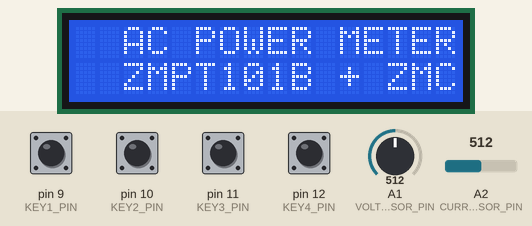
The sketch below on a simulated Arduino Uno, built with avr-gcc and run on an emulated ATmega328P. Parts: 16×2 character LCD. The test bench sets the inputs (shaded band); at power-on: pin 9 (KEY1_PIN), pin 10 (KEY2_PIN), pin 11 (KEY3_PIN), pin 12 (KEY4_PIN) HIGH, A1 (VOLTAGE_SENSOR_PIN) = 512, A2 (CURRENT_SENSOR_PIN) = 512.

Above: at 1.2 s.
1.3 s: pin 9 (KEY1_PIN) pulled LOW for 0.15 s
At 3.1 s:
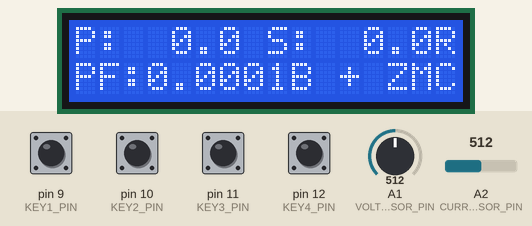
4.4 s: A1 (VOLTAGE_SENSOR_PIN) set to 716
At 6.3 s:
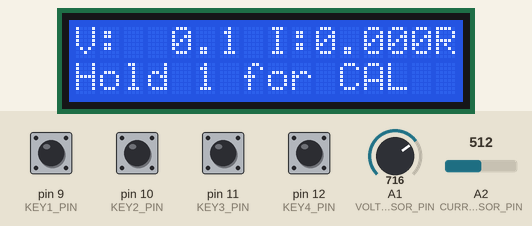
7.4 s: pin 9 (KEY1_PIN) pulled LOW for 0.15 s
At 8.7 s:
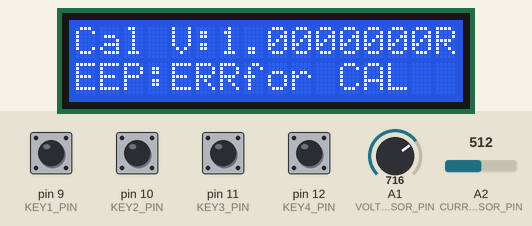
10.5 s: A2 (CURRENT_SENSOR_PIN) set to 716
At 11.48 s:
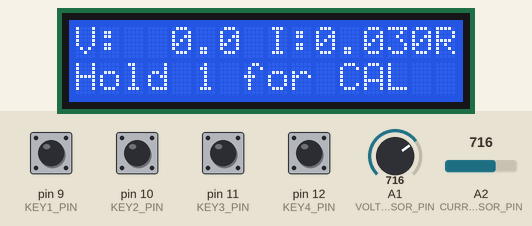
13.5 s: A2 (CURRENT_SENSOR_PIN) set to 900
At 16.3 s:
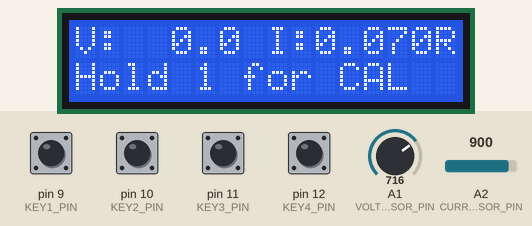
16.5 s: A1 (VOLTAGE_SENSOR_PIN) set to 900
At 17.5 s:
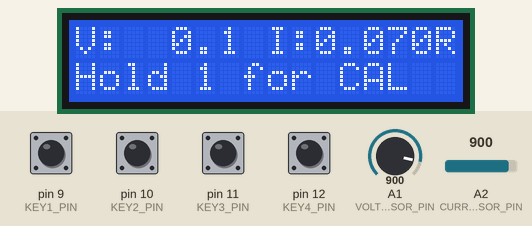
Timing chart, 0 to 19.5 s (numbered marks = the images above; inputs shaded):
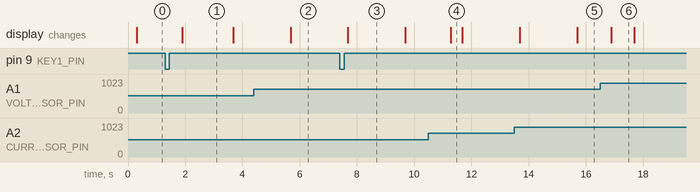

The sketch:

AC_Power_Meter.ino
```cpp
#include <Wire.h>
#include <LiquidCrystal_I2C.h>
#include <EEPROM.h>

// --- Hardware definitions ---
const uint8_t LCD_ADDRESS = 0x27;
const uint8_t LCD_COLUMNS = 16;
const uint8_t LCD_ROWS = 2;
LiquidCrystal_I2C lcd(LCD_ADDRESS, LCD_COLUMNS, LCD_ROWS);

const uint8_t VOLTAGE_SENSOR_PIN = A1;
const uint8_t CURRENT_SENSOR_PIN = A2;

const uint8_t KEY1_PIN = 9;
const uint8_t KEY2_PIN = 10;
const uint8_t KEY3_PIN = 11;
const uint8_t KEY4_PIN = 12;

// --- Time constants ---
const unsigned long LCD_UPDATE_INTERVAL = 200UL;
const unsigned long PAGE_SWITCH_INTERVAL = 2000UL;
const unsigned long BUTTON_SCAN_INTERVAL = 20UL;
const unsigned long SAMPLE_INTERVAL_MICROS = 2000UL; // 2ms between ADC samples
const unsigned long LONG_PRESS_DURATION = 2000UL;
const unsigned long REPEAT_START_DELAY = 500UL;
const unsigned long REPEAT_NORMAL_INTERVAL = 200UL;
const unsigned long REPEAT_FAST_INTERVAL = 100UL;
const unsigned long FAST_HOLD_THRESHOLD = 1500UL;

// --- Sampling configuration ---
const uint16_t SAMPLE_COUNT = 400;
const uint8_t SMOOTHING_WINDOW = 8;
const float ADC_REFERENCE_VOLTAGE = 5.0f;
const float ADC_COUNTS_PER_VOLT = ADC_REFERENCE_VOLTAGE / 1023.0f;

// --- EEPROM storage ---
const int EEPROM_BASE_ADDRESS = 0;
const uint8_t EEPROM_MAGIC = 0xA5;

struct CalibrationRecord {
  uint8_t marker;
  float voltageFactor;
  float currentFactor;
};

// --- Application state ---
bool splashActive = true;
unsigned long splashStartMillis = 0;
unsigned long lastLCDUpdate = 0;
unsigned long lastPageSwitch = 0;
unsigned long lastButtonScan = 0;
unsigned long lastSampleMicros = 0;

bool calibrationMode = false;
uint8_t activePage = 0;        // 0..2 for main pages
uint8_t calibrationSensor = 0; // 0 = voltage, 1 = current

float voltageCalibration = 1.0000f;
float currentCalibration = 1.0000f;
bool eepromValid = false;

float sampleSumV = 0.0f;
float sampleSumVSq = 0.0f;
float sampleSumI = 0.0f;
float sampleSumISq = 0.0f;
float sampleSumVI = 0.0f;
uint16_t sampleIndex = 0;

float filteredVoltage = 0.0f;
float filteredCurrent = 0.0f;
float filteredPower = 0.0f;
float filteredApparent = 0.0f;
float filteredPF = 0.0f;

float voltageBuffer[SMOOTHING_WINDOW] = {0};
float currentBuffer[SMOOTHING_WINDOW] = {0};
float powerBuffer[SMOOTHING_WINDOW] = {0};
float apparentBuffer[SMOOTHING_WINDOW] = {0};
uint8_t smoothingIndex = 0;

char lcdCache[2][17] = {{0}};
char statusMessage[17] = "";
unsigned long statusEndMillis = 0;

struct ButtonState {
  uint8_t pin;
  bool stableState;
  bool lastReading;
  unsigned long lastDebounceMillis;
  unsigned long pressStartMillis;
  unsigned long nextRepeatMillis;
  bool pressed;
  bool actionHandled;
};

ButtonState buttons[4] = {
  {KEY1_PIN, HIGH, HIGH, 0, 0, 0, false, false},
  {KEY2_PIN, HIGH, HIGH, 0, 0, 0, false, false},
  {KEY3_PIN, HIGH, HIGH, 0, 0, 0, false, false},
  {KEY4_PIN, HIGH, HIGH, 0, 0, 0, false, false}
};

// --- Forward declarations ---
void initializeHardware();
void initializeButtons();
void loadCalibration();
void saveCalibration();
void handleSplashScreen();
void handleSampling();
void processSampleBlock();
void applyMovingAverage(float voltage, float current, float power, float apparent);
void updateLCD();
void displaySplash();
void displayMainPage();
void displayCalibrationPage();
void setLCDLine(uint8_t row, const char *text);
void readButtons();
void handleButtonActions(uint8_t index, unsigned long now);
void setStatusMessage(const char *message, unsigned long duration);
void adjustCalibration(float delta);
void switchCalibrationSensor();
void homeDisplay();

void setup() {
  initializeHardware();
  initializeButtons();
  loadCalibration();
  splashStartMillis = millis();
  lastLCDUpdate = millis();
  lastPageSwitch = millis();
  lastButtonScan = millis();
  lastSampleMicros = micros();
  setStatusMessage("System Ready", 1200);
}

void loop() {
  unsigned long now = millis();

  readButtons();
  handleSampling();

  if (!calibrationMode && !splashActive && now - lastPageSwitch >= PAGE_SWITCH_INTERVAL) {
    activePage = (activePage + 1) % 3;
    lastPageSwitch = now;
  }

  if (splashActive) {
    if (now - splashStartMillis >= 1800UL) {
      splashActive = false;
      homeDisplay();
    }
  }

  if (now - lastLCDUpdate >= LCD_UPDATE_INTERVAL) {
    lastLCDUpdate = now;
    updateLCD();
  }
}

void initializeHardware() {
  Wire.begin();
  lcd.init();
  lcd.backlight();

  pinMode(VOLTAGE_SENSOR_PIN, INPUT);
  pinMode(CURRENT_SENSOR_PIN, INPUT);

  pinMode(KEY1_PIN, INPUT_PULLUP);
  pinMode(KEY2_PIN, INPUT_PULLUP);
  pinMode(KEY3_PIN, INPUT_PULLUP);
  pinMode(KEY4_PIN, INPUT_PULLUP);
}

void initializeButtons() {
  for (uint8_t i = 0; i < 4; i++) {
    buttons[i].stableState = digitalRead(buttons[i].pin);
    buttons[i].lastReading = buttons[i].stableState;
    buttons[i].lastDebounceMillis = millis();
    buttons[i].pressed = false;
    buttons[i].actionHandled = false;
  }
}

void loadCalibration() {
  CalibrationRecord record;
  EEPROM.get(EEPROM_BASE_ADDRESS, record);
  if (record.marker == EEPROM_MAGIC && record.voltageFactor > 0.25f && record.voltageFactor < 5.00f && record.currentFactor > 0.25f && record.currentFactor < 5.00f) {
    voltageCalibration = record.voltageFactor;
    currentCalibration = record.currentFactor;
    eepromValid = true;
    setStatusMessage("EEPROM Loaded", 1200);
  } else {
    voltageCalibration = 1.0000f;
    currentCalibration = 1.0000f;
    eepromValid = false;
    setStatusMessage("EEPROM Default", 1200);
  }
}

void saveCalibration() {
  CalibrationRecord record;
  EEPROM.get(EEPROM_BASE_ADDRESS, record);

  bool changed = (record.marker != EEPROM_MAGIC || fabs(record.voltageFactor - voltageCalibration) > 0.0001f || fabs(record.currentFactor - currentCalibration) > 0.0001f);
  if (!changed) {
    setStatusMessage("Already Saved", 1000);
    return;
  }

  record.marker = EEPROM_MAGIC;
  record.voltageFactor = voltageCalibration;
  record.currentFactor = currentCalibration;
  EEPROM.put(EEPROM_BASE_ADDRESS, record);
  eepromValid = true;
  setStatusMessage("Calibration Saved", 1600);
}

void handleSampling() {
  unsigned long currentMicros = micros();
  if ((unsigned long)(currentMicros - lastSampleMicros) < SAMPLE_INTERVAL_MICROS) {
    return;
  }

  lastSampleMicros += SAMPLE_INTERVAL_MICROS;
  int voltageRaw = analogRead(VOLTAGE_SENSOR_PIN);
  int currentRaw = analogRead(CURRENT_SENSOR_PIN);

  float v = (float)voltageRaw;
  float i = (float)currentRaw;

  sampleSumV += v;
  sampleSumVSq += v * v;
  sampleSumI += i;
  sampleSumISq += i * i;
  sampleSumVI += v * i;
  sampleIndex++;

  if (sampleIndex >= SAMPLE_COUNT) {
    processSampleBlock();
    sampleIndex = 0;
    sampleSumV = 0.0f;
    sampleSumVSq = 0.0f;
    sampleSumI = 0.0f;
    sampleSumISq = 0.0f;
    sampleSumVI = 0.0f;
  }
}

void processSampleBlock() {
  float meanV = sampleSumV / SAMPLE_COUNT;
  float meanI = sampleSumI / SAMPLE_COUNT;
  float meanVSq = sampleSumVSq / SAMPLE_COUNT;
  float meanISq = sampleSumISq / SAMPLE_COUNT;
  float meanVI = sampleSumVI / SAMPLE_COUNT;

  float rmsCountsV = sqrt(max(0.0f, meanVSq - meanV * meanV));
  float rmsCountsI = sqrt(max(0.0f, meanISq - meanI * meanI));
  float powerCounts = meanVI - meanV * meanI;

  float voltageRms = rmsCountsV * ADC_COUNTS_PER_VOLT * voltageCalibration;
  float currentRms = rmsCountsI * ADC_COUNTS_PER_VOLT * currentCalibration;
  float realPower = powerCounts * ADC_COUNTS_PER_VOLT * ADC_COUNTS_PER_VOLT * voltageCalibration * currentCalibration;
  float apparentPower = voltageRms * currentRms;
  float powerFactor = apparentPower > 0.001f ? realPower / apparentPower : 0.0f;

  if (voltageRms < 0.0f) {
    voltageRms = 0.0f;
  }
  if (currentRms < 0.0f) {
    currentRms = 0.0f;
  }
  if (realPower < 0.0f && realPower > -0.5f) {
    realPower = 0.0f;
  }
  if (apparentPower < 0.0f) {
    apparentPower = 0.0f;
  }

  applyMovingAverage(voltageRms, currentRms, realPower, apparentPower);
  filteredPF = constrain(powerFactor, 0.0f, 1.0f);
}

void applyMovingAverage(float voltage, float current, float power, float apparent) {
  voltageBuffer[smoothingIndex] = voltage;
  currentBuffer[smoothingIndex] = current;
  powerBuffer[smoothingIndex] = power;
  apparentBuffer[smoothingIndex] = apparent;

  smoothingIndex = (smoothingIndex + 1) % SMOOTHING_WINDOW;

  float sumV = 0.0f;
  float sumI = 0.0f;
  float sumP = 0.0f;
  float sumS = 0.0f;

  for (uint8_t i = 0; i < SMOOTHING_WINDOW; i++) {
    sumV += voltageBuffer[i];
    sumI += currentBuffer[i];
    sumP += powerBuffer[i];
    sumS += apparentBuffer[i];
  }

  filteredVoltage = sumV / SMOOTHING_WINDOW;
  filteredCurrent = sumI / SMOOTHING_WINDOW;
  filteredPower = sumP / SMOOTHING_WINDOW;
  filteredApparent = sumS / SMOOTHING_WINDOW;
}

void updateLCD() {
  if (statusMessage[0] != '\0' && millis() < statusEndMillis) {
    setLCDLine(0, statusMessage);
  }

  if (splashActive) {
    displaySplash();
    return;
  }

  if (calibrationMode) {
    displayCalibrationPage();
    return;
  }

  displayMainPage();
}

void displaySplash() {
  setLCDLine(0, "  AC POWER METER ");
  setLCDLine(1, "  ZMPT101B + ZMCT103C");
}

void displayMainPage() {
  char line1[17];
  char line2[17];
  char value1[12];
  char value2[12];

  if (activePage == 0) {
    dtostrf(filteredVoltage, 5, 1, value1);
    dtostrf(filteredCurrent, 4, 2, value2);
    snprintf(line1, sizeof(line1), "V:%5s I:%4s", value1, value2);
    snprintf(line2, sizeof(line2), "Hold 1 for CAL  ");
  } else if (activePage == 1) {
    dtostrf(filteredPower, 5, 1, value1);
    dtostrf(filteredApparent, 5, 1, value2);
    snprintf(line1, sizeof(line1), "P:%5s S:%5s", value1, value2);
    dtostrf(filteredPF, 4, 2, value2);
    snprintf(line2, sizeof(line2), "PF:%4s", value2);
  } else {
    dtostrf(voltageCalibration, 6, 4, value1);
    snprintf(line1, sizeof(line1), "Cal V:%6s", value1);
    snprintf(line2, sizeof(line2), "EEP:%s", eepromValid ? "OK" : "ERR");
  }

  setLCDLine(0, line1);
  setLCDLine(1, line2);
}

void displayCalibrationPage() {
  char line1[17];
  char line2[17];
  char valueString[12];

  if (calibrationSensor == 0) {
    snprintf(line1, sizeof(line1), "Sensor: Voltage");
    dtostrf(voltageCalibration, 6, 4, valueString);
  } else {
    snprintf(line1, sizeof(line1), "Sensor: Current");
    dtostrf(currentCalibration, 6, 4, valueString);
  }

  snprintf(line2, sizeof(line2), "-%6s+ SAVE", valueString);
  setLCDLine(0, line1);
  setLCDLine(1, line2);
}

void setLCDLine(uint8_t row, const char *text) {
  char buffer[17];
  memset(buffer, ' ', 16);
  buffer[16] = '\0';
  strncpy(buffer, text, 16);

  if (strncmp(buffer, lcdCache[row], 16) != 0) {
    memcpy(lcdCache[row], buffer, 16);
    lcd.setCursor(0, row);
    lcd.print(buffer);
  }
}

void readButtons() {
  unsigned long now = millis();
  if (now - lastButtonScan < BUTTON_SCAN_INTERVAL) {
    return;
  }
  lastButtonScan = now;

  for (uint8_t index = 0; index < 4; index++) {
    ButtonState &button = buttons[index];
    bool rawState = digitalRead(button.pin);

    if (rawState != button.lastReading) {
      button.lastDebounceMillis = now;
      button.lastReading = rawState;
    }

    if (now - button.lastDebounceMillis >= 30UL) {
      if (rawState != button.stableState) {
        button.stableState = rawState;
        if (button.stableState == LOW) {
          button.pressStartMillis = now;
          button.nextRepeatMillis = now + REPEAT_START_DELAY;
          button.pressed = true;
          button.actionHandled = false;
        } else {
          if (button.pressed && !button.actionHandled && now - button.pressStartMillis < LONG_PRESS_DURATION) {
            handleButtonActions(index, now);
          }
          button.pressed = false;
          button.actionHandled = false;
        }
      }
    }

    if (button.pressed) {
      unsigned long holdTime = now - button.pressStartMillis;
      if (!button.actionHandled && holdTime >= LONG_PRESS_DURATION) {
        handleButtonActions(index, now);
        button.actionHandled = true;
      } else if (holdTime >= REPEAT_START_DELAY && now >= button.nextRepeatMillis) {
        bool fast = holdTime >= FAST_HOLD_THRESHOLD;
        handleButtonActions(index, now);
        button.nextRepeatMillis = now + (fast ? REPEAT_FAST_INTERVAL : REPEAT_NORMAL_INTERVAL);
      }
    }
  }
}

void handleButtonActions(uint8_t index, unsigned long now) {
  bool isLong = buttons[index].pressed && (now - buttons[index].pressStartMillis >= LONG_PRESS_DURATION);

  if (index == 0) {
    if (calibrationMode) {
      if (!isLong) {
        switchCalibrationSensor();
      } else {
        calibrationMode = false;
        setStatusMessage("Exit Cal Mode", 1200);
      }
    } else if (!isLong) {
      activePage = (activePage + 1) % 3;
      lastPageSwitch = now;
    } else {
      calibrationMode = true;
      calibrationSensor = 0;
      setStatusMessage("Calibration Mode", 1000);
    }
  }

  if (!calibrationMode) {
    return;
  }

  if (index == 1) {
    float delta = (isLong ? -0.005f : -0.001f);
    adjustCalibration(delta);
  }
  if (index == 2) {
    float delta = (isLong ? 0.005f : 0.001f);
    adjustCalibration(delta);
  }
  if (index == 3 && !isLong) {
    saveCalibration();
  }
}

void adjustCalibration(float delta) {
  if (calibrationSensor == 0) {
    voltageCalibration = constrain(voltageCalibration + delta, 0.5000f, 5.0000f);
  } else {
    currentCalibration = constrain(currentCalibration + delta, 0.5000f, 5.0000f);
  }
}

void switchCalibrationSensor() {
  calibrationSensor = (calibrationSensor + 1) % 2;
}

void setStatusMessage(const char *message, unsigned long duration) {
  strncpy(statusMessage, message, 16);
  statusMessage[16] = '\0';
  statusEndMillis = millis() + duration;
}

void homeDisplay() {
  memset(lcdCache, 0, sizeof(lcdCache));
}
```

Measured:
- after the input at 1.3 s, the display: changes after 0.59 s (image 1)
- after the input at 4.4 s, the display: changes after 1.3 s (image 2)
- what the display in image 1 shows lasts 1.8 s, from 1.9 s to 3.7 s
- what the display in image 3 shows lasts 2.0 s, from 7.7 s to 9.7 s
- what the display in image 4 shows lasts 0.4 s, from 11.3 s to 11.7 s
- what the display in image 6 shows lasts 0.8 s, from 16.9 s to 17.7 s
